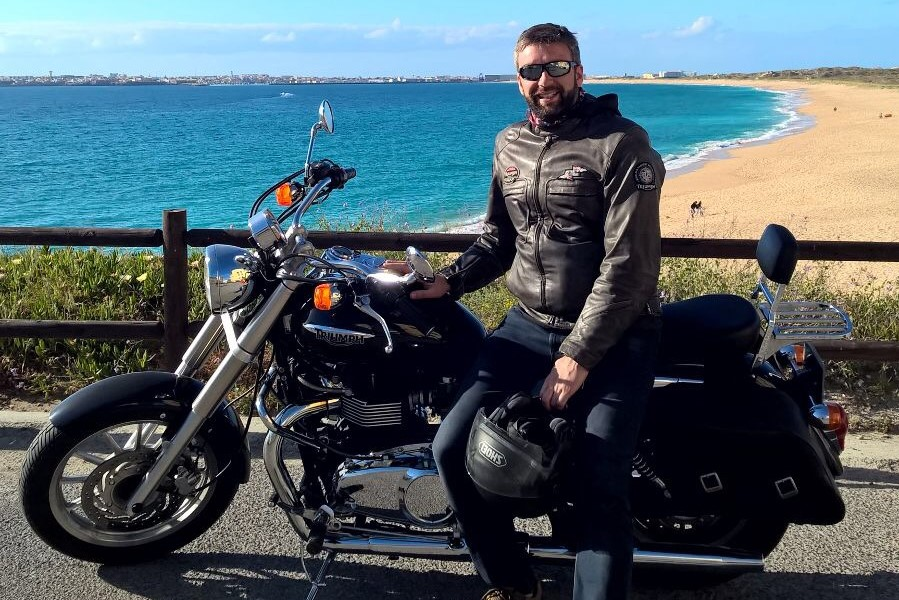
#> input picture OpenCV Tutorial/images/photo.jpg, 899 x 600 px
$ jupyter execute --allow-errors '2 - Basic Transformations.ipynb'   (shell and % lines are left out)
#> lines starting #> are read from the running program, lines starting #| are printed output that depends on the picture; after the words box and inside, x2 and y2 are one past the last pixel; in counts of white or black regions, pixels touching at a corner belong together
### OpenCV Tutorial/utils/imutils.py
# Import the necessary packages
import numpy as np
import matplotlib.pyplot as plt
import seaborn as sns
import cv2
from urllib.request import urlopen

# [74 lines left out: functions translate, rotate, resize, plot_histogram, not called in this run]

def displayImage(image, figSize=(8,8), title=None):
    fig = plt.figure(figsize=figSize)
    plt.axis("off")
    if len(image.shape) == 3:
        plt.imshow(cv2.cvtColor(image, cv2.COLOR_BGR2RGB))
    else:
        plt.imshow(image, cmap='Greys_r',  interpolation='bicubic')
    if title is not None:
        plt.title(title)
    plt.show()

# [9 lines left out: function url_to_image, not called in this run]

### OpenCV Tutorial/2 - Basic Transformations.ipynb
[cell 1]
import cv2
import matplotlib.pyplot as plt
from utils.imutils import displayImage
import numpy as np

[cell 2]
#load and display image
image = cv2.imread('images/photo.jpg')
#> image is the input picture: shape (600, 899, 3); mean B, G, R 104.2, 96.2, 78.5
displayImage(image)

## Translate

#> (a cell that did not finish here is left out)

## Rotate

#> (a cell that did not finish here is left out)

## Resize

#> (a cell that did not finish here is left out)

## Flip

[cell 6]
flipped_h = cv2.flip(image, 1)

flipped_v = cv2.flip(image, 0)

flipped_b = cv2.flip(image, -1)

comp = np.hstack([flipped_h, flipped_v, flipped_b])
displayImage(comp, figSize=(20,6))

## Crop

[cell 7]
cropped = image[20:120, 500:600]
displayImage(cropped, figSize=(2,2))

## Ligher and Darker through arithmetic

[cell 8]
M = np.ones(image.shape, dtype='uint8') * 100
added = cv2.add(image, M)

M = np.ones(image.shape, dtype='uint8') * 50
subtracted = cv2.subtract(image, M)
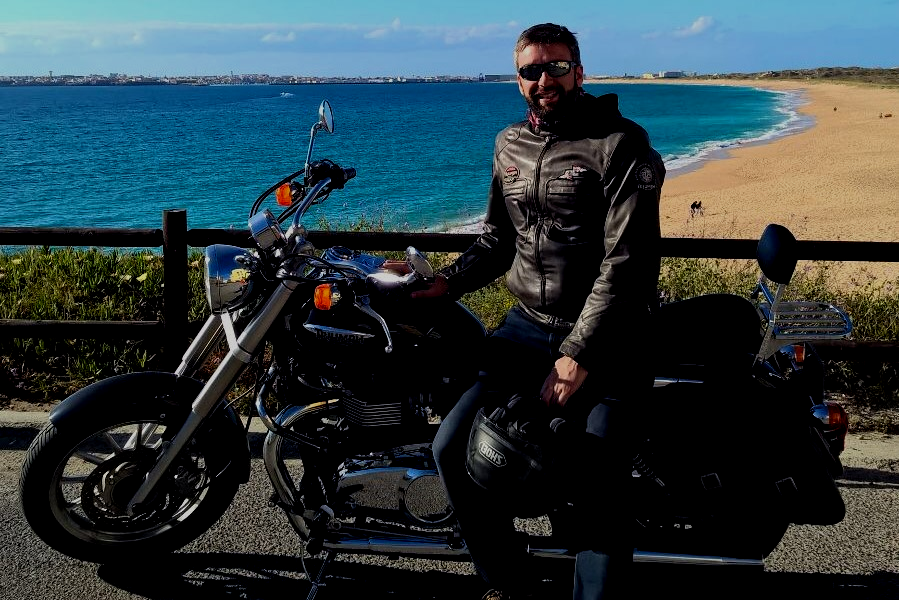
#> subtracted: shape (600, 899, 3); mean B, G, R 66.2, 61.3, 45.2

comp = np.hstack([added, subtracted])
#> comp: shape (600, 1798, 3)
displayImage(comp, figSize=(12,6))

## Masking

[cell 9]
# First, let's draw a rectangle
rectangle = np.zeros((300, 300), dtype = "uint8")
cv2.rectangle(rectangle, (25, 25), (275, 275), 255, -1)
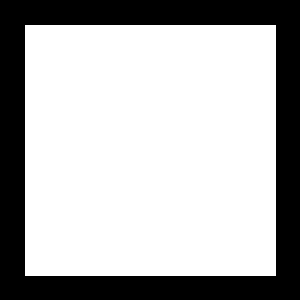
#> rectangle: shape (300, 300); 70% white; 1 black region, box (x1, y1, x2, y2) and area: (0, 0, 300, 300) 26999

# Secondly, let's draw a circle
circle = np.zeros((300, 300), dtype = "uint8")
cv2.circle(circle, (150, 150), 150, 255, -1)
#> circle: shape (300, 300); 78.5% white; 4 black regions, box (x1, y1, x2, y2) and area: (0, 0, 150, 150) 4980, (151, 0, 300, 133) 4830, (0, 151, 133, 300) 4830, (168, 168, 300, 300) 4681

comp = np.hstack([rectangle, circle])
displayImage(comp)
#> comp: shape (300, 600); 74.3% white; 3 black regions, box (x1, y1, x2, y2) and area: (0, 0, 450, 300) 36809, (451, 0, 600, 133) 4830, (468, 168, 600, 300) 4681

[cell 10]
bitwiseAnd = cv2.bitwise_and(rectangle, circle)

bitwiseOr = cv2.bitwise_or(rectangle, circle)

bitwiseXor = cv2.bitwise_xor(rectangle, circle)

bitwiseNot = cv2.bitwise_not(circle)

comp = np.hstack([bitwiseAnd, bitwiseOr, bitwiseXor, bitwiseNot])
displayImage(comp)
#> in displayImage (call 6), `plt.show()`:
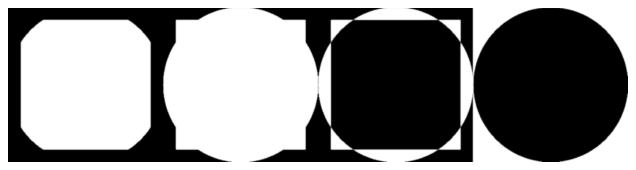
#> figure drawn by matplotlib, 1 panel
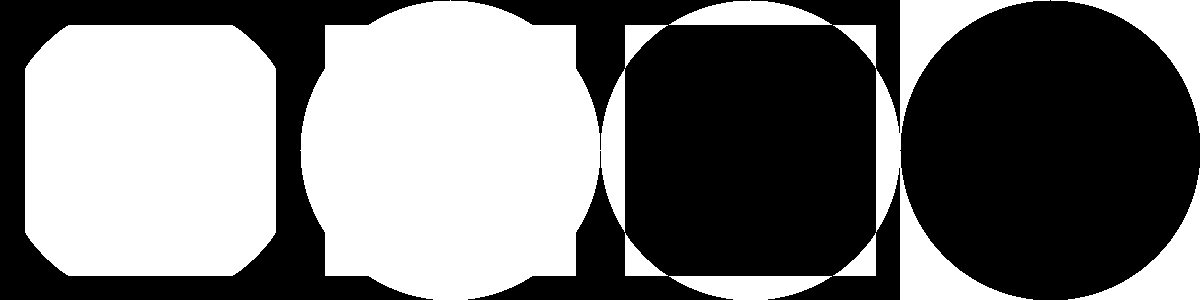
#> comp: shape (300, 1200); 46.4% white; 11 white regions, largest, box (x1, y1, x2, y2) and area: (300, 0, 625, 300) 76644, (25, 25, 276, 276) 59765, (876, 0, 1050, 300) 12538

[cell 11]
mask = np.zeros(image.shape[:2], dtype = "uint8")
(cX, cY) = (image.shape[1] // 2, image.shape[0] // 2)
#> cX = 449; cY = 300
cv2.rectangle(mask, (cX - 150, cY - 150), (cX + 150 , cY + 150), 255, -1)
#> mask: shape (600, 899); 16.8% white; 1 white region, box (x1, y1, x2, y2) and area: (299, 150, 600, 451) 90601
displayImage(image)
displayImage(mask)

[cell 12]
masked = cv2.bitwise_and(image, image, mask = mask)
displayImage(masked)

[cell 13]
mask = np.zeros(image.shape[:2], dtype = "uint8")
cv2.circle(mask, (cX, cY), 250, 255, -1)
#> mask: shape (600, 899); 36.4% white; 1 white region, box (x1, y1, x2, y2) and area: (199, 50, 700, 551) 196321
masked = cv2.bitwise_and(image, image, mask = mask)
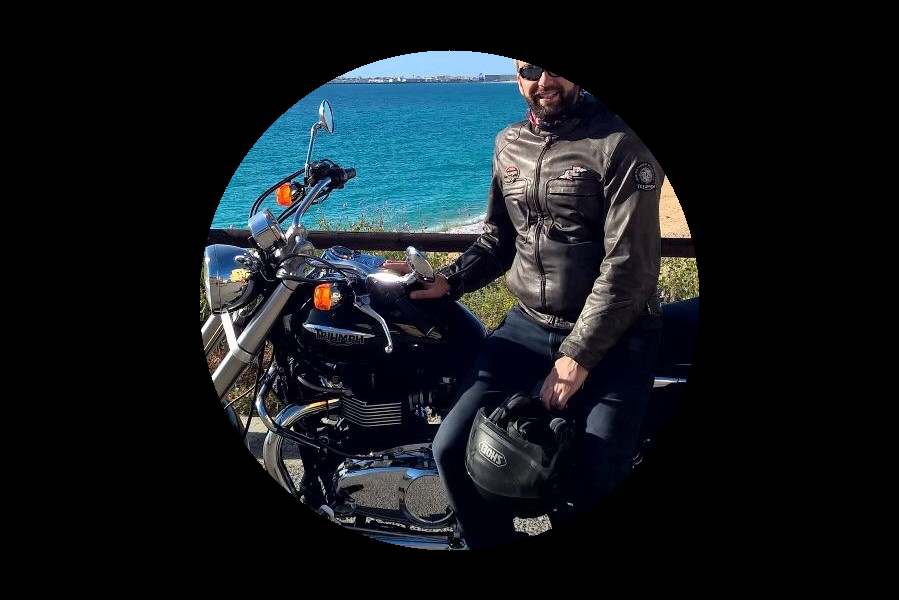
#> masked: shape (600, 899, 3); mean B, G, R 29.7, 25.3, 19.7
displayImage(masked)

[cell 14]
image = cv2.imread('images/wave.png')
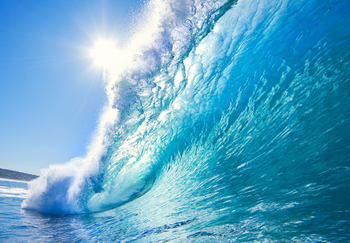
#> input picture OpenCV Tutorial/images/wave.png, 350 x 243 px
#> image is the input picture: shape (243, 350, 3); mean B, G, R 199.1, 166.5, 93.5
(B, G, R) = cv2.split(image)
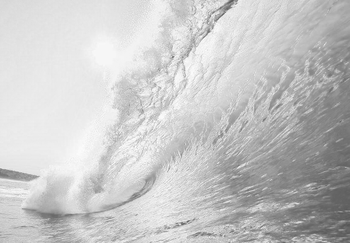
#> B: shape (243, 350); min 86, max 255, mean 199.1
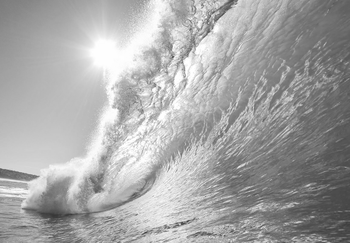
#> G: shape (243, 350); min 55, max 255, mean 166.5
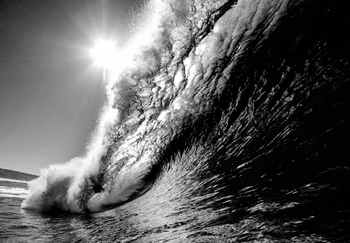
#> R: shape (243, 350); min 0, max 255, mean 93.5

# Show each channel individually

displayImage(R, title='R', figSize=(4,4))
displayImage(G, title='G', figSize=(4,4))
displayImage(B, title='B', figSize=(4,4))

[cell 15]
merged = cv2.merge([B, G, R])
displayImage(merged, title='Merged', figSize=(4,4))

[cell 16]
# Now, let's visualize each channel in color
zeros = np.zeros(image.shape[:2], dtype = "uint8")
displayImage(cv2.merge([zeros, zeros, R]), figSize=(4,4), title = "Red")
displayImage(cv2.merge([zeros, G, zeros]), figSize=(4,4), title = "Green")
displayImage(cv2.merge([B, zeros, zeros]), figSize=(4,4), title = "Blue")
#> in displayImage (call 17), `plt.imshow(cv2.cvtColor(image, cv2.COLOR_BGR2RGB))`:
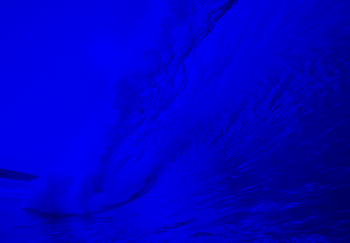
#> image: shape (243, 350, 3); mean B, G, R 199.1, 0, 0
